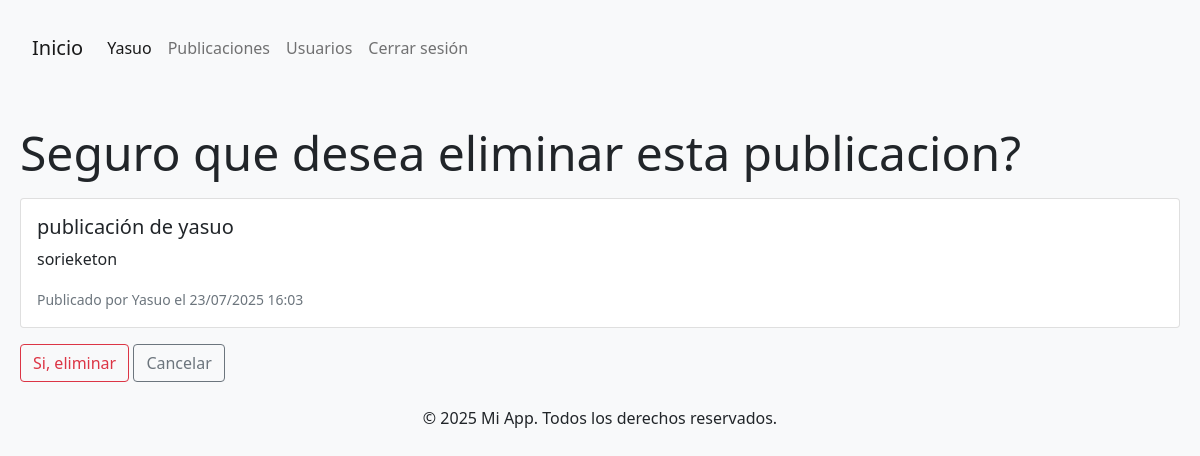
Screenshot of /publicaciones/eliminar/3/ (signed in) with the database file from the repository.
### core/models.py (models this page shows, shortened)
class Publicacion(models.Model):
    titulo = models.CharField(max_length=200)
    contenido = models.TextField()
    fecha_publicacion = models.DateTimeField(auto_now_add=True)
    autor = models.ForeignKey(User, on_delete=models.CASCADE)

### core/views.py (the view)
# urls.py: path('publicaciones/eliminar/<int:pk>/', views.eliminar_publicacion, name='eliminar_publicacion'),
@login_required
def eliminar_publicacion(request, pk):
    publicacion = get_object_or_404(Publicacion, pk=pk, autor=request.user)
    if request.method == 'POST':
        publicacion.delete()
        messages.success(request, 'Publicación eliminada exitosamente.')
        return redirect('publicaciones')
    return render(request, 'eliminar_publi.html', {'publicacion': publicacion})

### core/templates/eliminar_publi.html (shortened to what this page needs)
{% extends 'base.html' %}
{% load static %}
{% block content %}
<div class="contenedor">
  <h1 class="mt-5 display-5">Seguro que desea eliminar esta publicacion?</h1>
  <div class="card mt-3">
                <div class="card-body">
                    <h5 class="card-title">{{ publicacion.titulo }}</h5>
                    <p class="card-text">{{ publicacion.contenido }}</p>
                    <p class="card-text"><small class="text-muted">Publicado por {{ publicacion.autor.username }} el {{ publicacion.fecha_publicacion|date:"d/m/Y H:i" }}</small></p>
                </div>
            </div>
  <form method="POST">
     <button type="submit" class="btn btn-outline-danger mt-3">Si, eliminar</button>
      <a href="javascript:history.back()" class="btn btn-outline-secondary mt-3">Cancelar</a>
</form>
</div>
{% endblock %}

### core/templates/base.html (shortened to what this page needs)
{% load static %}
<!DOCTYPE html>
<html lang="es">
<head>
    <link href="https://cdn.jsdelivr.net/npm/bootstrap@5.0.2/dist/css/bootstrap.min.css" rel="stylesheet">
    <link rel="stylesheet" href="{% static 'css/styles.css' %}">
</head>
<body>
    <div class="main-wrapper bg-light">
        <nav class="navbar navbar-expand-sm navbar-light bg-light">
            <div class="container-fluid">
                <a class="navbar-brand" href="{% url 'home' %}">Inicio</a>
                <div class="collapse navbar-collapse" id="navbarNav">
                    <ul class="navbar-nav">
                        {% if user.is_authenticated %}
                        <li class="nav-item">
                            <a class="nav-link active" aria-current="page" href="{% url 'perfil' %}">{{ user.username }}</a>
                        </li>
                        <li class="nav-item">
                            <a class="nav-link" href="{% url 'publicaciones' %}">Publicaciones</a>
                        </li>
                        <li class="nav-item">
                            <a class="nav-link" href="{% url 'lista' %}">Usuarios</a>
                        </li>
                        <li class="nav-item">
                            <a class="nav-link" href="{% url 'logout' %}" tabindex="-1" aria-disabled="true">Cerrar sesión</a>
                        </li>
                        {% endif %}
                    </ul>
                </div>
            </div>
        </nav>
    {% block content %}{% endblock %}
        <footer>
            <div class="text-center py-4">
                <p>&copy; 2025 Mi App. Todos los derechos reservados.</p>
            </div>
        </footer>
    </div>
</body>
</html>

### static/css/styles.css (style rules this page uses)
.main-wrapper { margin: 0 auto; padding: 20px; max-width: 1200px; min-height: 100vh; }
.contenedor { border-radius: 5px; }

### rows the page displays
Publicacion: titulo "publicación de yasuo", contenido "sorieketon", autor.username "Yasuo", fecha_publicacion "23/07/2025 16:03"

### other values shown
{{ user.username }} "Yasuo"
